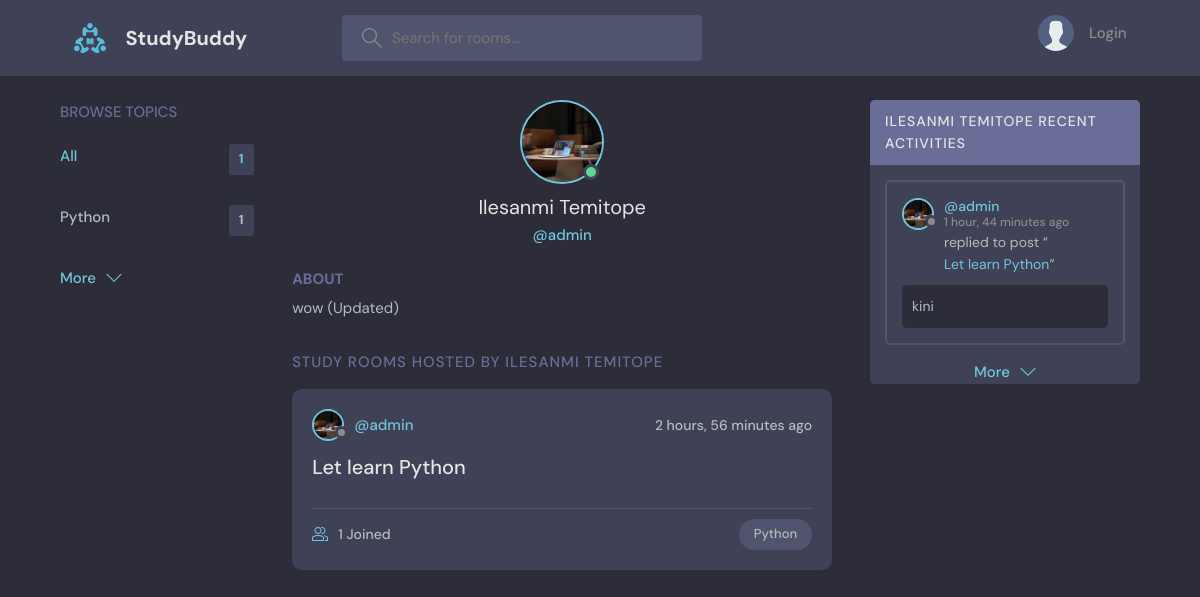
Page /profile/1/ on the committed database.
### base/models.py (models this page shows)
class Topic(models.Model):
    name = models.CharField(max_length=200)
    created = models.DateTimeField( auto_now_add=True)
    updated = models.DateTimeField(auto_now=True)
    class Meta:
        ordering =['-created']
    def __str__(self):
        return self.name

class User(AbstractUser):
    name = models.CharField(max_length=200, null=True)
    email = models.EmailField(unique=True, null=True)
    bio = models.TextField(null=True)
    avatar = models.ImageField(null=True, default="avatar.svg")
    USERNAME_FIELD = 'email'
    REQUIRED_FIELDS = []
    def __str__(self):
        return self.name

class Room(models.Model):
    host = models.ForeignKey(User, on_delete=models.SET_NULL, null=True)
    topic =  models.ForeignKey(Topic, on_delete=models.SET_NULL, null=True)
    name = models.CharField(max_length=200)
    description = models.TextField(null=True, blank=True)
    participants = models.ManyToManyField(User, related_name='participants', blank=True)
    created = models.DateTimeField(auto_now_add=True)
    updated = models.DateTimeField(auto_now=True)
    class Meta:
        ordering =['-updated', '-created']
    def __str__(self):
        return self.name

class Message (models.Model):
    user =models.ForeignKey(User, on_delete=models.CASCADE)
    room = models.ForeignKey(Room, on_delete = models.CASCADE)
    body= models.TextField()
    created = models.DateTimeField(auto_now_add=True)
    updated = models.DateTimeField(auto_now=True)
    class Meta:
        ordering =['-updated', '-created']
    def __str__(self):
        return self.body[0:50]

### base/views.py (the view)
def ProfilePage(request, pk):
    users = User.objects.get(id=pk)
    rooms = users.room_set.all()
    topics = Topic.objects.all()
    room_message = users.message_set.all()
    msgz = ""
    msg2 = ""
    for room_msgs in room_message:
        msgz = room_msgs.user.username
    for room in rooms:
        msg2 = room.host.username
    context = {
        "users": users,
        "rooms": rooms,
        "room_message": room_message,
        "msgz": msgz,
        "msg2": msg2,
        "topics": topics,
    }
    return render(request, "chat/profile.html", context)

### base/templates/chat/profile.html (shortened to what this page needs)
{% extends 'chat/main.html' %}
{% block content %}
  <main class="profile-page layout layout--3">
    <div class="container">
      {% include './topics_componet.html' %}
      <div class="roomList">
        <div class="profile">
          <div class="profile__avatar">
            <div class="avatar avatar--large active">
              <img src="{{users.avatar.url}}" />
            </div>
          </div>
          <div class="profile__info">
            <h3>{{users.first_name}} {{users.last_name}}</h3>
            <p>@{{users.username}}</p>
          </div>
          <div class="profile__about">
            <h3>About</h3>
            <p>
            {{users.bio}}
            </p>
          </div>
        </div>
        <div class="roomList__header">
          <div>
            <h2>Study Rooms Hosted by  {{users.first_name}} {{users.last_name}} </a>
            </h2>
          </div>
        </div>
        {% include 'chat/feed_componet.html' %}
      </div>
      {% include 'chat/activity_componet.html' %}
    </div>
  </main>
  {% endblock content %}

### base/templates/chat/main.html (shortened to what this page needs)
<!DOCTYPE html>
{% load static %}
<html lang="en">
  <head>
    <link rel="stylesheet" href="{% static 'styles/style.css' %}" />
  </head>
  <body>
    {% include "chat/navbar.html" %}
    {% block content %}
    {% endblock %}
  </body>
</html>

### base/templates/chat/navbar.html (shortened to what this page needs)
{% load static %}
<header class="header header--loggedIn">
    <div class="container">
      <a href="{% url 'home' %}" class="header__logo">
        <img src="{% static 'images/logo.svg' %}" />
        <h1>StudyBuddy</h1>
      </a>
      <form class="header__search" method="GET" action="{% url 'home' %}">
        <label>
          <input type="text" name="q"  placeholder="Search for rooms..." />
        </label>
      </form>
      <nav class="header__menu">
        {% if request.user.is_authenticated %}
        <div class="header__user">
          <a href="{% url 'profile-page' request.user.id %}">
            <div class="avatar avatar--medium active">
              <img src="{{request.user.avatar.url}}" />
            </div>
            <p>{{ request.user.last_name }} <span>@{{ request.user.username }}</span></p>
          </a>
          <button class="dropdown-button">
            <svg version="1.1" xmlns="http://www.w3.org/2000/svg" width="32" height="32" viewBox="0 0 32 32">
              <title>chevron-down</title>
              <path d="M16 21l-13-13h-3l16 16 16-16h-3l-13 13z"></path>
            </svg>
          </button>
        </div>
        {% else %}
        <a href="{% url 'login' %}">
          <img src="{% static 'images/avatar.svg' %}" />
          <p>Login</p>
        </a>
        {% endif %}
      </nav>
    </div>
  </header>

### base/templates/chat/topics_componet.html
<div class="topics">
    <div class="topics__header">
      <h2>Browse Topics</h2>
    </div>
    <ul class="topics__list">
      <li>
        <a href="{% url 'home' %}" class="active">All <span>{{topics.count}}</span></a>
      </li>
      {% for topic in topics|slice:":5" %}
      <li>
        {% if  topic.room_set.all.count >= 1%}
        <a href="{% url 'home' %}?q={{topic.name}}">{{ topic.name}} <span>{{topic.room_set.all.count}}</span></a>
        {% endif %}
      </li>
      {% endfor %}
    </ul>
    <a class="btn btn--link" href="{% url 'topics' %}">
      More
      <svg version="1.1" xmlns="http://www.w3.org/2000/svg" width="32" height="32" viewBox="0 0 32 32">
        <title>chevron-down</title>
        <path d="M16 21l-13-13h-3l16 16 16-16h-3l-13 13z"></path>
      </svg>
    </a>
  </div>

### base/templates/chat/feed_componet.html (shortened to what this page needs)
{% for room in rooms|slice:":5" %}
<div class="roomListRoom">
    <div class="roomListRoom__header">
      <a href="{% url 'profile-page' room.host.id  %}" class="roomListRoom__author">
        <div class="avatar avatar--small">
          <img src="{{room.host.avatar.url}}" />
        </div>
        <span>  @{{ room.host.username }} </span>
      </a>
      <div class="roomListRoom__actions">
        <span>{{room.created | timesince}} ago</span>
      </div>
    </div>
    <div class="roomListRoom__content">
      <a href="{% url 'room' room.id %}">{{room.name}}</a>
    </div>
    <div class="roomListRoom__meta">
      <a href=" {% url 'room' room.id %}" class="roomListRoom__joined">
      {{room.participants.all.count}} Joined
      </a>
      <p class="roomListRoom__topic">{{room.topic.name}}</p>
    </div>
  </div>
  {% endfor %}

### base/templates/chat/activity_componet.html (shortened to what this page needs)
<div class="activities">
    <div class="activities__header">
        {% if users %}
        <h2>{{users.first_name}} {{users.last_name}} Recent Activities</h2>
        {% else %}
        <h2> Recent Activities</h2>
        {% endif %}
    </div>
    {% for message in room_message|slice:":5" %}
    <div class="activities__box">
      <div class="activities__boxHeader roomListRoom__header">
        <a href="{% url 'profile-page' message.user.id %}" class="roomListRoom__author">
          <div class="avatar avatar--small">
            <img src="{{message.user.avatar.url}}" />
          </div>
          <p>
            @{{ message.user.username }}
            <span>{{ message.created|timesince }} ago</span>
          </p>
        </a>
      </div>
      <div class="activities__boxContent">
        <p>replied to post “<a href="{% url 'room' message.room.id %}">{{message.room}}</a>”</p>
        <div class="activities__boxRoomContent">
        {{message.body}}
        </div>
      </div>
    </div>
    {% endfor %}
    <div style="text-align: center;">
        <a class="btn btn--link" href="{% url 'activity' %}">
            More
            <svg version="1.1" xmlns="http://www.w3.org/2000/svg" width="32" height="32" viewBox="0 0 32 32">
              <title>chevron-down</title>
              <path d="M16 21l-13-13h-3l16 16 16-16h-3l-13 13z"></path>
            </svg>
          </a>
    </div>
  </div>

### rows in the picture
Topic: name "Python", room_set.all.count "1"
User: avatar (picture), first_name "Ilesanmi", last_name "Temitope", username "admin", bio "wow (Updated)", first_name "ILESANMI", last_name "TEMITOPE"
Room: host.avatar (picture), host.username "admin", created "2 hours, 56 minutes", name "Let learn Python", participants.all.count "1", topic.name "Python"
Message: user.avatar (picture), user.username "admin", created "1 hour, 44 minutes", room "Let learn Python", body "kini"

### other values in the picture
{{ topics.count }} "1"
